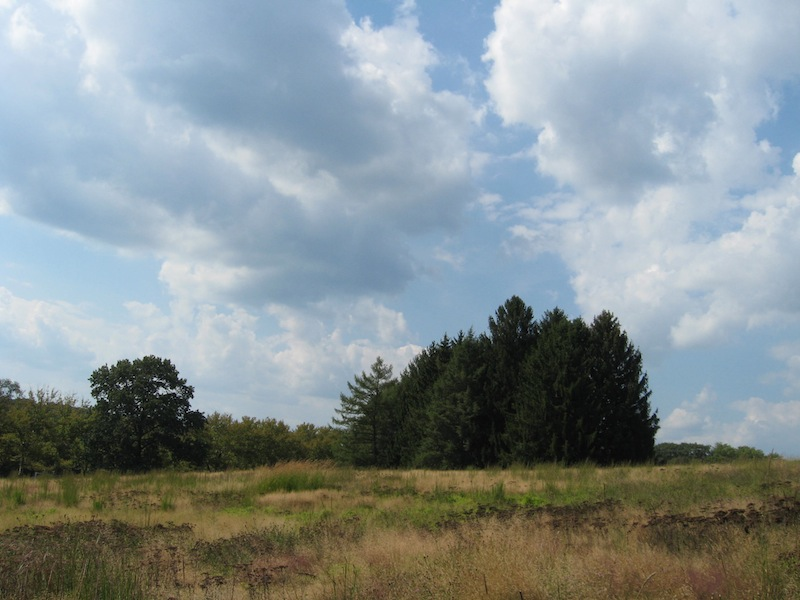
%> input picture Landscape Sample Tests/constable.jpg, 800 x 600 px
$ octave --eval "result = pollock(imread('Landscape Sample Tests/constable.jpg'));"   (GNU Octave 9; MATLAB toolbox functions it lacks are replaced by stand-ins)
%> lines starting %> are read from the running program, lines starting %| are printed output that depends on the picture; in (x1, y1, x2, y2) boxes, pixels count from 0 and x2, y2 are one past the last pixel; in counts of white or black regions, pixels touching at a corner belong together; the program's own positions count from 1
function poll = pollock(img)
% POLLOCK Checks whether the image is a Pollock

% Reduce the number of colors in an image to 4 by creating an indexed image
% and a new colormap. Matlab documentation available here:
% http://www.mathworks.com/help/images/reducing-the-number-of-colors-in-an-image.html
% (Researching how to do this part took the longest amount of time -
% alternatives including using a histogram to detect major colors in the
% image, but this method is faster and less processor-intensive)

[x, newmap]= rgb2ind(img,4,'nodither');
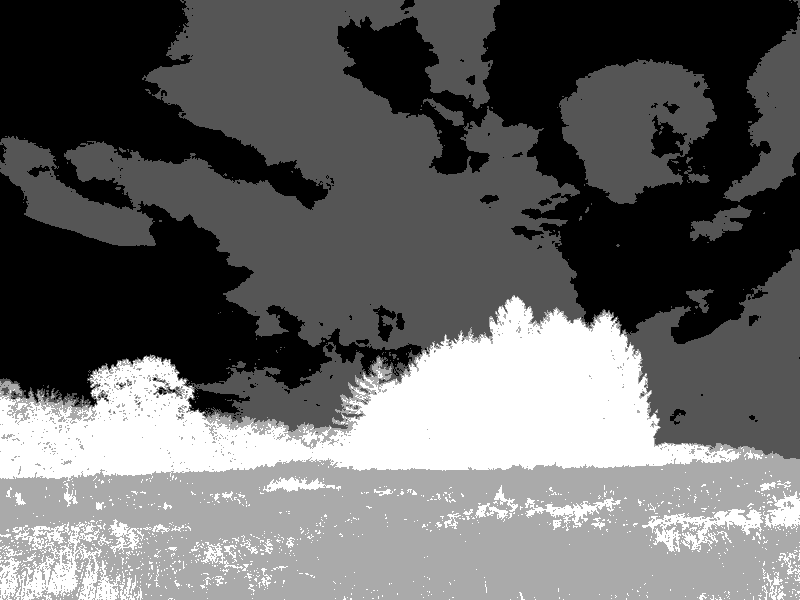
%> x: size 600x800 uint8; min 0, max 3, mean 1.2; drawn with min black and max white
%> newmap = [0.745 0.804 0.855; 0.576 0.671 0.753; 0.4 0.353 0.216; 0.137 0.145 0.098]
figure, imshow(x, newmap);


% Create binary images for each color (8)
binary0 = (x == 0);
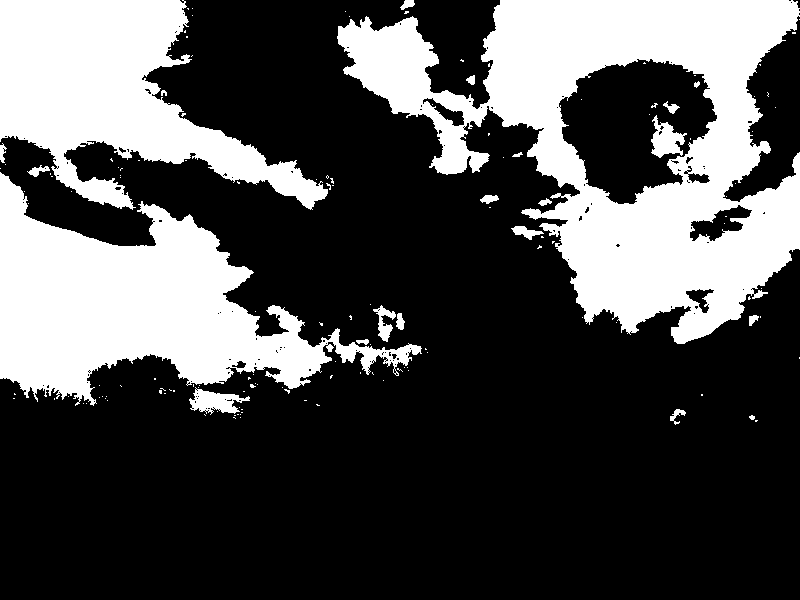
%> binary0: size 600x800 logical; 30.7% white; 144 white regions (122 under 20 px), largest, box (x1, y1, x2, y2) and area: (337, 0, 800, 344) 69771, (0, 172, 422, 406) 41605, (0, 0, 328, 210) 32485
binary1 = (x == 1);
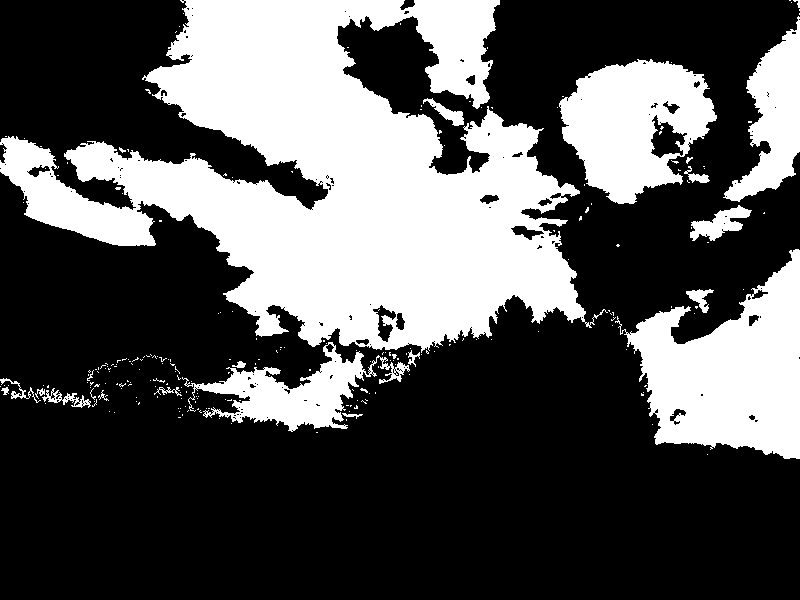
%> binary1: size 600x800 logical; 33.5% white; 234 white regions (212 under 20 px), largest, box (x1, y1, x2, y2) and area: (0, 0, 608, 353) 107384, (615, 249, 800, 459) 21549, (559, 59, 717, 204) 14340
binary2 = (x == 2);
%> binary2: size 600x800 logical; 20.6% white; 642 white regions (596 under 20 px), largest, box (x1, y1, x2, y2) and area: (0, 443, 800, 600) 91537, (202, 357, 402, 449) 2298, (7, 391, 97, 425) 870
% binary3 = (x == 3);

% Use region-growing to detect segmented color splotches
[tagged0,objects0] = bwlabel(binary0, 8);
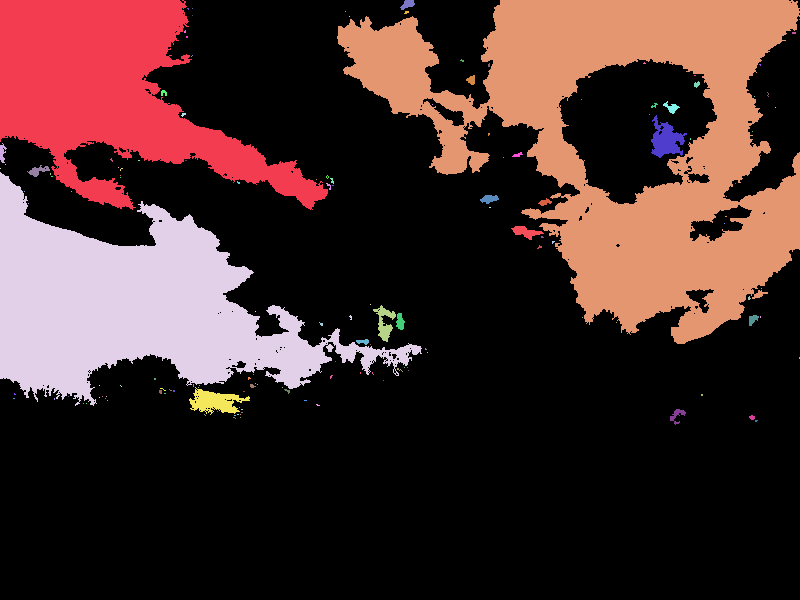
%> tagged0: size 600x800 double; 145 distinct labels, from 0 to 144; one colour per label, 0 black
%> objects0 = 144
[tagged1,objects1] = bwlabel(binary1, 8);
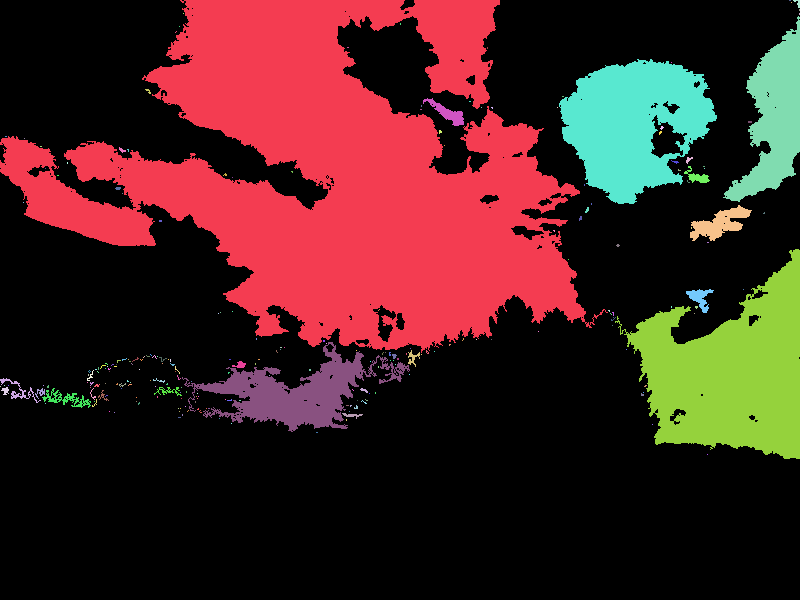
%> tagged1: size 600x800 double; 235 distinct labels, from 0 to 234; one colour per label, 0 black
%> objects1 = 234
[tagged2,objects2] = bwlabel(binary2, 8);
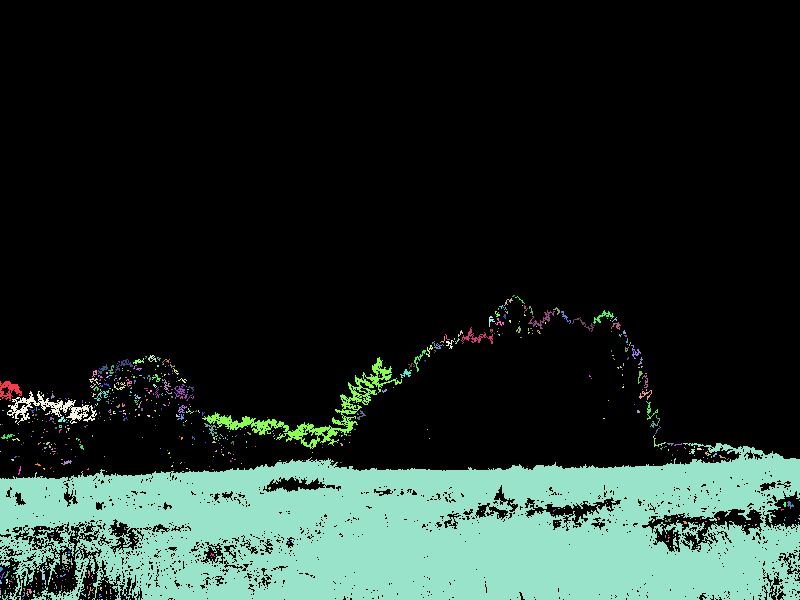
%> tagged2: size 600x800 double; 643 distinct labels, from 0 to 642; one colour per label, 0 black
%> objects2 = 642
% [tagged3,objects3] = bwlabel(binary3, 8);


% Visualize different color splotches
figure, imshow(label2rgb (tagged0, 'autumn', 'k'));
figure, imshow(label2rgb (tagged1, 'spring', 'k'));
figure, imshow(label2rgb (tagged2, 'winter', 'k'));
%> after `imshow(label2rgb (tagged2, 'winter', 'k'))`:
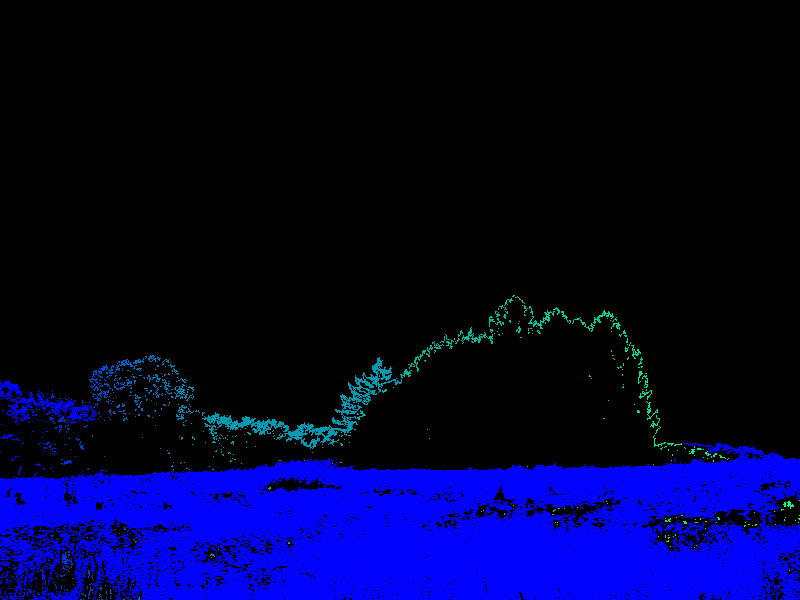
%> displayed picture: size 600x800x3, on the screen's scale of 0 to 255; mean R, G, B 0, 2.2, 51.3
% figure, imshow(label2rgb (tagged3, 'summer', 'k'));

%% TEST ONE: Object Prevalence
% Detect the number of salient objects produced from the region-growing
% algorithm above. When the color space is reduced to three colors by the
% color reduction function above, more salient objects indicates a huge
% variance in the location of the color splotches, indicating a
% splatter-paint method.
splatterTest = 0;
if (objects0 > 1000 && objects1 > 1000 && objects2 > 1000)
    splatterTest = 1;
end

%% TEST TWO: Edge Complexity
% While a high degree of object salience is related to edge complexity, one
% additional test is used to look for a huge number of edges within the
% image. A high threshold is used with the Canny edge detector so that
% other images with relatively complex edges will have to reach a higher
% barrier

edgeTest = 0;
edges = mean2(edge(rgb2gray(img), 'canny', 0.3));
%> edges = 0.00962
if (edges > 0.1)
    edgeTest = 1;
end

% Combining tests
if (splatterTest && edgeTest)
    poll = true;
    return
else
    poll = false;
    return
end

$ run again, on Landscape Sample Tests/dadakid.jpg
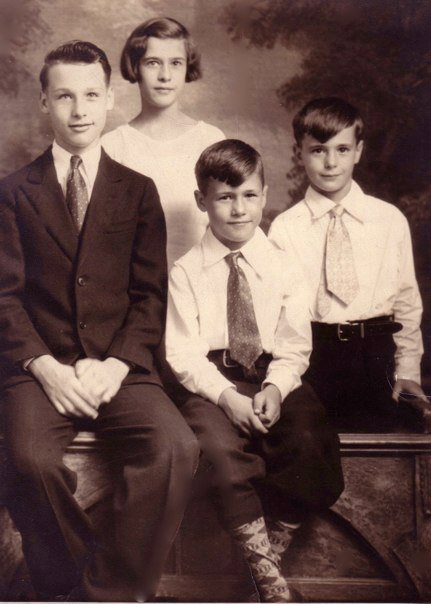
%> input picture Landscape Sample Tests/dadakid.jpg, 431 x 604 px
%> newmap = [0.914 0.824 0.741; 0.643 0.533 0.482; 0.404 0.286 0.267; 0.192 0.11 0.118]
%> binary0: size 604x431 logical; 18% white; 105 white regions (82 under 20 px), largest, box (x1, y1, x2, y2) and area: (232, 180, 422, 399) 20995, (56, 63, 226, 244) 10503, (166, 238, 262, 427) 7820
%> binary1: size 604x431 logical; 12.1% white; 266 white regions (222 under 20 px), largest, box (x1, y1, x2, y2) and area: (16, 0, 294, 250) 17656, (161, 204, 285, 365) 3172, (297, 122, 363, 206) 1699
%> binary2: size 604x431 logical; 18.7% white; 522 white regions (449 under 20 px), largest, box (x1, y1, x2, y2) and area: (119, 0, 385, 235) 12706, (0, 0, 112, 220) 7487, (93, 384, 283, 501) 6561
%> tagged0: size 604x431 double; 106 distinct labels, from 0 to 105
%> objects0 = 105
%> in pollock, `[tagged1,objects1] = bwlabel(binary1, 8);`:
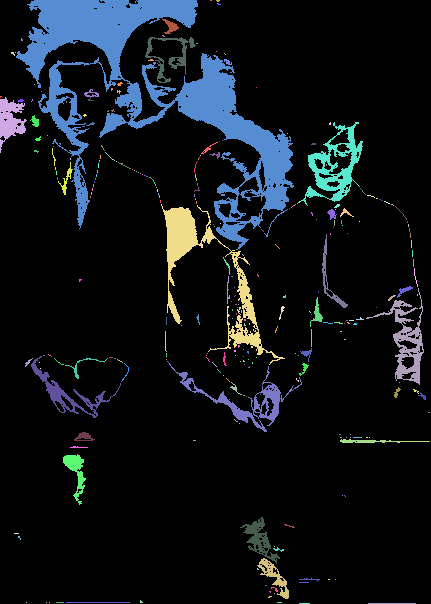
%> tagged1: size 604x431 double; 267 distinct labels, from 0 to 266; one colour per label, 0 black
%> objects1 = 266
%> tagged2: size 604x431 double; 523 distinct labels, from 0 to 522
%> objects2 = 522
%> in pollock, `imshow(label2rgb (tagged2, 'winter', 'k'))`:
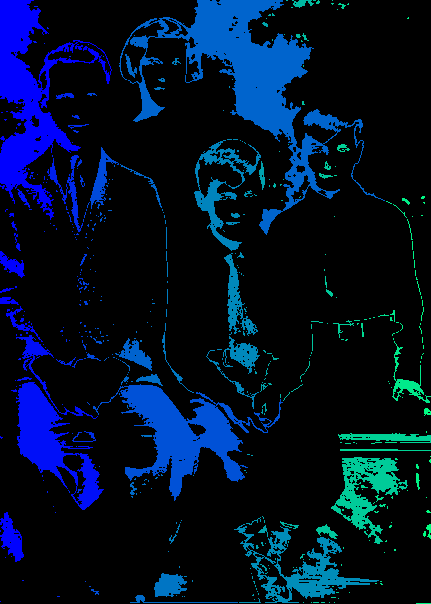
%> displayed picture: size 604x431x3, on the screen's scale of 0 to 255; mean R, G, B 0, 16.2, 39.7
%> edges = 0.0356

$ run again, on Landscape Sample Tests/lake.jpg
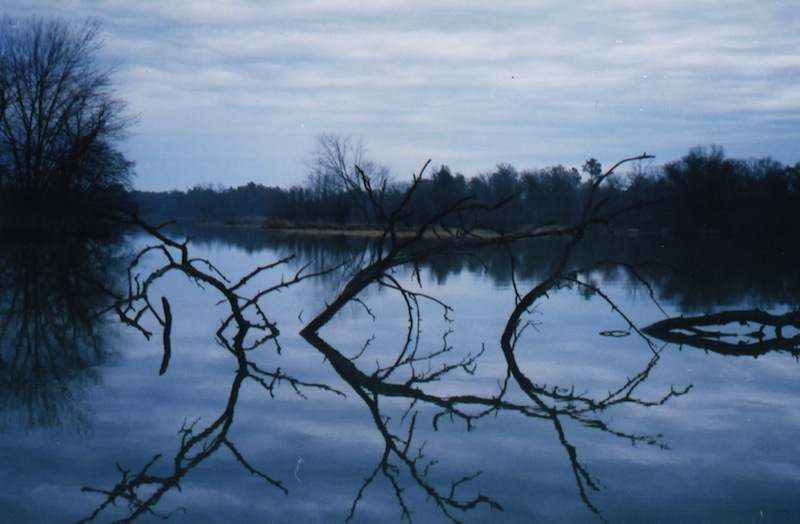
%> input picture Landscape Sample Tests/lake.jpg, 800 x 524 px
%> newmap = [0.678 0.745 0.831; 0.424 0.529 0.671; 0.204 0.318 0.451; 0.0745 0.122 0.169]
%> binary0: size 524x800 logical; 26.9% white; 141 white regions (128 under 20 px), largest, box (x1, y1, x2, y2) and area: (51, 0, 800, 191) 110231, (398, 272, 496, 305) 1380, (613, 162, 633, 175) 154
%> binary1: size 524x800 logical; 24% white; 224 white regions (165 under 20 px), largest, box (x1, y1, x2, y2) and area: (558, 343, 800, 465) 16869, (232, 277, 385, 454) 13193, (108, 269, 238, 436) 12193
%> binary2: size 524x800 logical; 22.2% white; 455 white regions (362 under 20 px), largest, box (x1, y1, x2, y2) and area: (377, 266, 800, 524) 29703, (0, 309, 231, 524) 19965, (131, 376, 456, 524) 19001
%> tagged0: size 524x800 double; 142 distinct labels, from 0 to 141
%> objects0 = 141
%> tagged1: size 524x800 double; 225 distinct labels, from 0 to 224
%> objects1 = 224
%> tagged2: size 524x800 double; 456 distinct labels, from 0 to 455
%> objects2 = 455
%> in pollock, `imshow(label2rgb (tagged2, 'winter', 'k'))`:
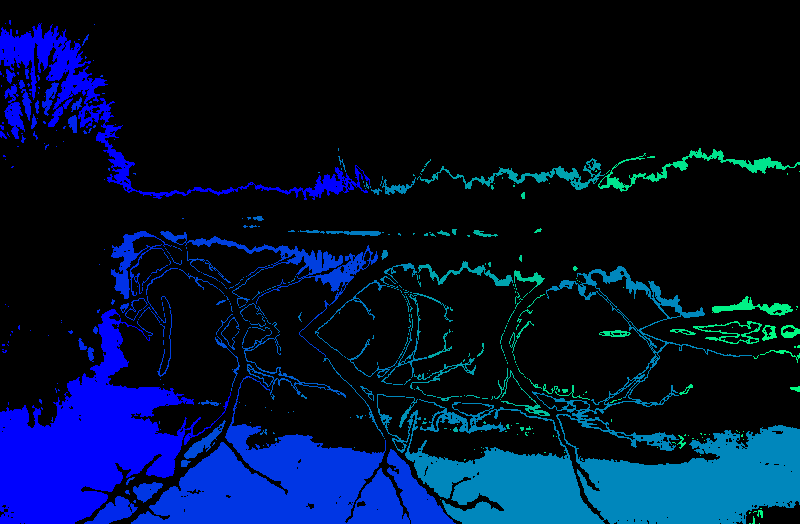
%> displayed picture: size 524x800x3, on the screen's scale of 0 to 255; mean R, G, B 0, 17.2, 48
%> edges = 0.0389
